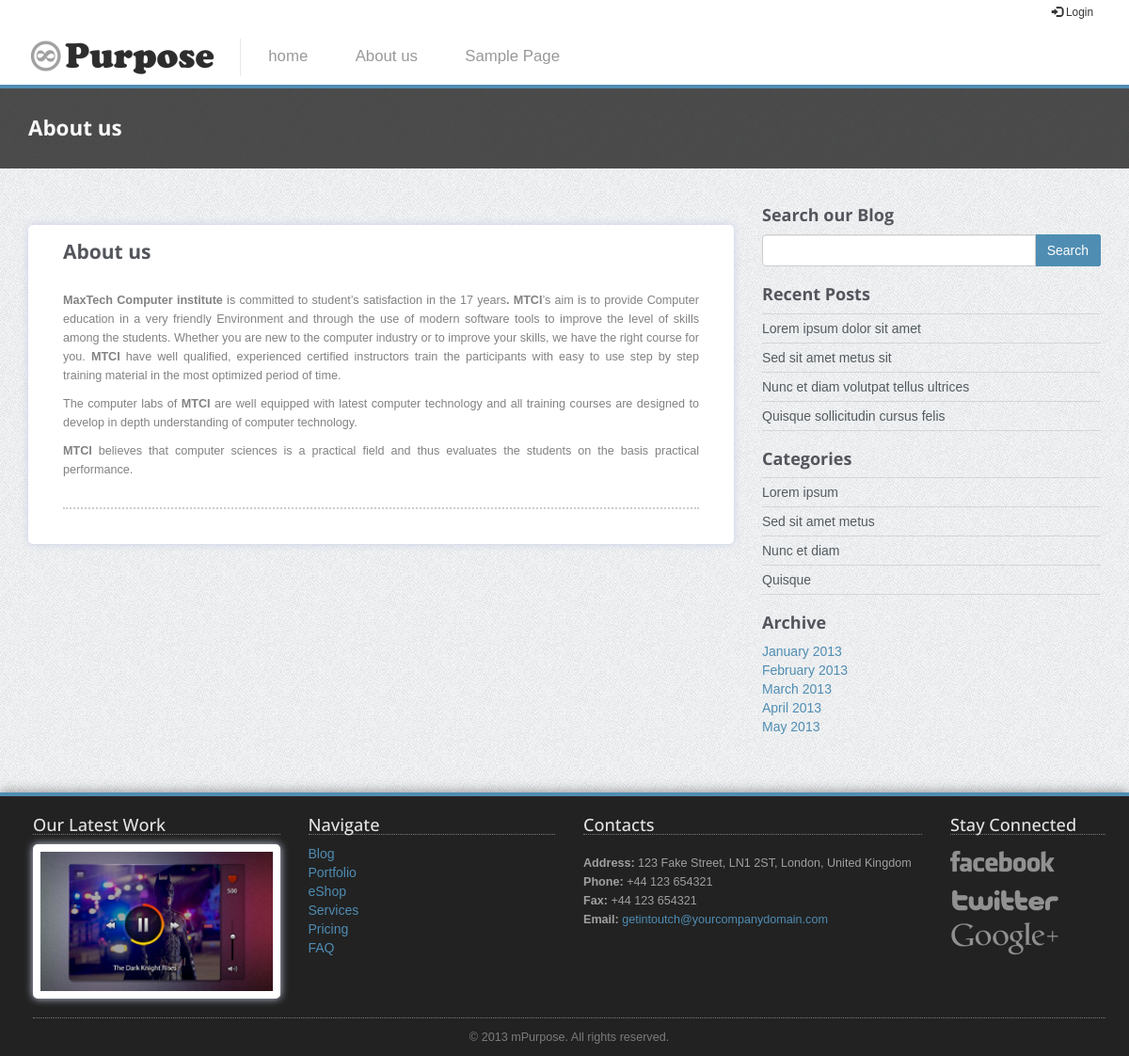
Screenshot of /page.php?id=1 with the database file from the repository.
### tables this page shows
CREATE TABLE `menus` (
  `menu_id` int(11) NOT NULL,
  `menu_label` varchar(255) NOT NULL,
  `menu_link` varchar(255) NOT NULL,
  `menu_title` varchar(255) NOT NULL,
  `menu_order` int(11) NOT NULL
);

CREATE TABLE `pages` (
  `page_id` int(11) NOT NULL,
  `page_title` varchar(200) NOT NULL,
  `page_body` text NOT NULL
);

### inc/database.php (called while the page is built, shortened)
<?php
class Database {
    public static $options = array();
    protected $con;
    protected $rs;
    public function __construct() {
        if (empty(self::$options)) {
            self::$options = array(
                PDO::ATTR_PERSISTENT => true,
                PDO::ATTR_ERRMODE => PDO::ERRMODE_EXCEPTION,
                PDO::MYSQL_ATTR_INIT_COMMAND => "SET NAMES utf8"
            );
        }
        try {
            $dsn = 'mysql:host=' . DB_HOST . ';dbname=' . DB_NAME;
            $this->con = new PDO($dsn, DB_USER, DB_PASS, self::$options);
        } catch (PDOException $e) {
            throw $e;
        }
    }
    public function query($stmt, $args = NULL) {
        $output = FALSE;
        try {
            $qprm = (!is_null($args) && !is_array($args)) ? array($args) : $args;
            $this->rs = $this->con->prepare($stmt);
            if (is_null($qprm)) {
                $this->rs->execute();
            } else {
                $this->rs->execute($qprm);
            }
            $output = $this;
        } catch (PDOException $e) {
            throw $e;
        }
        return $output;
    }
    public function fetchObject() {
        return $this->rs->fetch(PDO::FETCH_OBJ);
    }
    public function close() {
        $this->con = NULL;
        $this->rs = NULL;
    }
}

### page.php (the view)
<?php require 'header.php'; ?>
<?php
$db = new Database();
$title = "Error 404 - Page not found";
$body = "The page, you are looking for, does not exists on this server";
try {
    if (isset($_GET["id"])) {
        $id = intval($_GET["id"]);
        $db->query("SELECT * FROM pages WHERE page_id = ?", $id);
        if ($db->rowCount() > 0) {
            $r = $db->fetchObject();
            $title =  $r->page_title;
            $body = $r->page_body;
        }
    }
} catch (PDOException $e) {
    echo $e->getMessage();
}
?>
<div class="section section-breadcrumbs">
    <div class="container">
        <div class="row">
            <div class="col-md-12">
                <h1>
                    <?php echo $title ?>
                </h1>
            </div>
        </div>
    </div>
</div>
<div class="section">
    <div class="container">
        <div class="row">
            <div class="col-sm-8">
                <div class="blog-post blog-single-post">
                    <div class="single-post-title">
                        <h3><?php echo $title ?></h3>
                    </div>
                    <div class="single-post-content">
                        <?php echo $body ?>
                    </div>
                </div>
            </div>
            <?php require 'sidebar.php' ?>
        </div>
    </div>
</div>
<?php
require 'footer.php';

### header.php (shortened to what this page needs)
<!DOCTYPE html>
 <html class="no-js">
    <head>
        <link rel="stylesheet" href="content/theme/css/bootstrap.min.css">
        <link rel="stylesheet" href="content/theme/css/icomoon-social.css">
        <link rel="stylesheet" href="content/assets/chatbox.css">
        <link rel="stylesheet" href="content/theme/css/leaflet.css" />
        <link rel="stylesheet" href="content/theme/css/main.css">
    </head>
    <body>
        <div class="mainmenu-wrapper">
            <div class="container hidden-print">
                <div class="menuextras">
                    <div class="extras">
                        <ul>
                            <li><a href="login.php"><i class="glyphicon glyphicon-log-in"></i> Login</a></li>
                        </ul>
                    </div>
                </div>
                <nav id="mainmenu" class="mainmenu">
                    <ul>
                        <li class="logo-wrapper"><a href="index.html"><img src="content/theme/img/mPurpose-logo.png" alt="Multipurpose Twitter Bootstrap Template"></a></li>
                        <?php
                        $db = new Database();
                        $db->query("SELECT * FROM menus ORDER BY menu_order ASC");
                        while($r = $db->fetchObject()){
                            echo "<li><a href='$r->menu_link' title='$r->menu_title'>$r->menu_label</a>
                        </li>";
                        }
                        ?>
                    </ul>
                </nav>
            </div>
        </div>

### content/theme/css/main.css (style rules this page uses)
body { background: url(../img/page-background.png); }
.section { padding: 30px 0; -webkit-transform: translateZ(0); -moz-transform: translateZ(0); -o-transform: translateZ(0); -ms-transform: translateZ(0); transform: translateZ(0); }
.section .container:first-child h1, .section .container:first-child h2, .section .container:first-child h3 { margin-top: 0; font-weight: 700; }
body { font-family: Arial, Helvetica, sans-serif; font-size: 14px; line-height: 20px; color: #535b60; }
h1 { color: #53555c; font-family: 'Open Sans', sans-serif; font-weight: 800; }
h3 { font-family: 'Open Sans', sans-serif; color: #53555c; font-size: 1.5em; }
a { color: #4f8db3; }
.blog-post { background: #FFF; position: relative; margin: 20px 0; border: 7px solid #FFF; -webkit-border-radius: 5px; -webkit-background-clip: padding-box; -moz-border-radius: 5px; -moz-background-clip: padding; border-radius: 5px; background-clip: padding-box; -webkit-box-shadow: inset 0 1px #fff,0 0 8px #c8cfe6; -moz-box-shadow: inset 0 1px #fff,0 0 8px #c8cfe6; box-shadow: inset 0 1px #fff,0 0 8px #c8cfe6; color: inset 0 1px #fff,0 0 8px #c8cfe6; }
.blog-single-post { padding: 10px 30px; }
.single-post-title h3 { font-size: 1.5em; margin: 0; }
.single-post-content { margin: 30px 0 20px 0; padding-bottom: 20px; border-bottom: 2px dotted #CCC; }
.single-post-content p { color: #828282; font-size: 0.9em; text-align: justify; }
.section-breadcrumbs { background: #222; background: rgba(34, 34, 34, 0.8); margin-bottom: 10px; }
.section-breadcrumbs h1 { color: #FAFAFA; font-size: 1.6em; margin-bottom: 0; text-transform: none; }
.mainmenu li.logo-wrapper a { border-right: 1px solid #E8E8E8; padding-left: 0; padding-top: 0; padding-bottom: 0; }
.mainmenu-wrapper { background-color: #FFF; border-bottom: 4px solid #4f8db3; z-index: 4; }
.mainmenu { width: 100%; }
.mainmenu ul { margin: 0; padding: 0; list-style-type: none; }
.mainmenu > ul, .mainmenu .mainmenu-submenu-inner { margin: 0 auto; }
.mainmenu > ul > li, .mainmenu .mainmenu-submenu-inner > li { display: inline-block; *display: inline; }
.mainmenu > ul > li > a, .mainmenu .mainmenu-submenu-inner > li > a { font-size: 1.2em; padding: 1.2em 1.5em; color: #999; display: inline-block; text-decoration: none; }
.menuextras { font-size: 0.85em; height: 30px; }
.menuextras ul { margin: 0; padding: 0; list-style-type: none; float: right; padding: 3px 0; }
.menuextras li { float: left; padding: 0 8px; }
.menuextras .extras li { padding: 0 8px; }
.menuextras .extras li a { color: #333; }

### rows the page displays
menus: menu_label "home"
menus: menu_label "About us"
menus: menu_label "Sample Page"
pages: page_title "About us", page_body "MaxTech Computer institute is committed to student’s satisfaction in the 17 years . MTCI ’s aim is to provide Computer education in a very friendly Environment and through the use of modern software tools to improve the level of skills among the students. Whether you are new to the computer industry or to improve your skills, we have the right course for you. MTCI have well qualified, experienced certified instructors train the participants with easy to use step by step training material in the most optimized period of time. The computer labs of MTCI are well equipped with latest computer technology and all training courses are designed to develop in depth understanding of computer…"
